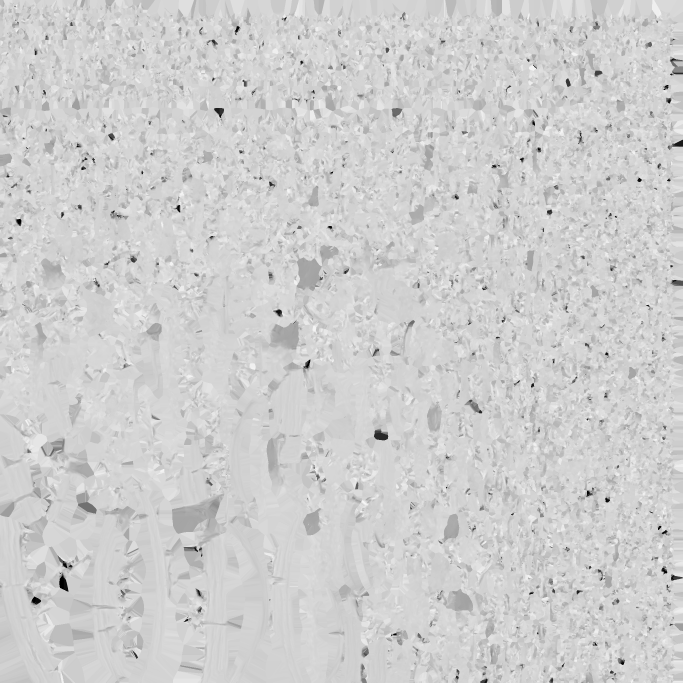
#> input picture PLOT FLAG SYSTEM/Extracted_Props/Pearl Basket - Low poly textured/roughness.png, 2048 x 2048 px, found by its file name (shown at 1/3 size); the run also reads 1 picture not shown here
$ python create_pearl_basket_mixmap.py
#> lines starting #> are read from the running program, lines starting #| are printed output that depends on the picture
"""
Create a MixMap texture for Pearl Basket prop matching Endstar's format.

MixMap Channel Layout (from Anachronists_Treasure analysis):
  R = Metallic
  G = AO (Ambient Occlusion) - Pearl Basket doesn't have AO, use white (255)
  B = Unused (constant white 255)
  A = Smoothness (inverted Roughness)
"""
from PIL import Image
import numpy as np
import os

# Input paths (Pearl Basket textures)
input_dir = r"D:\Endstar Plot Flag\PLOT FLAG SYSTEM\Extracted_Props\Pearl Basket - Low poly textured"
metallic_path = os.path.join(input_dir, "metallic.png")
roughness_path = os.path.join(input_dir, "roughness.png")

# Also copy to Unity project
unity_textures_dir = r"D:\Unity_Workshop\Endstar Custom Shader\Assets\CustomProps\Textures"

# Output path
output_path = os.path.join(input_dir, "PearlBasket_Mix.png")
unity_output_path = os.path.join(unity_textures_dir, "PearlBasket_Mix.png")

print("=== Creating Pearl Basket MixMap ===")
print()

# Load metallic texture
if os.path.exists(metallic_path):
    metallic_img = Image.open(metallic_path).convert('L')  # Grayscale
    print(f"Loaded Metallic: {metallic_path}")
    print(f"  Size: {metallic_img.size}")
#|   Size: (2048, 2048)
else:
    print(f"WARNING: Metallic texture not found: {metallic_path}")
    metallic_img = None

# Load roughness texture
if os.path.exists(roughness_path):
    roughness_img = Image.open(roughness_path).convert('L')  # Grayscale
#> roughness_img is the input picture: PIL image 2048x2048 L; min 0, max 252, mean 206.6
    print(f"Loaded Roughness: {roughness_path}")
    print(f"  Size: {roughness_img.size}")
#|   Size: (2048, 2048)
else:
    print(f"WARNING: Roughness texture not found: {roughness_path}")
    roughness_img = None

# Determine output size (use metallic or roughness size)
if metallic_img:
    size = metallic_img.size
#> size = (2048, 2048)
elif roughness_img:
    size = roughness_img.size
else:
    print("ERROR: No input textures found!")
    exit(1)

print(f"\nOutput size: {size}")
#| Output size: (2048, 2048)

# Resize images if needed
if metallic_img and metallic_img.size != size:
    metallic_img = metallic_img.resize(size, Image.LANCZOS)
if roughness_img and roughness_img.size != size:
    roughness_img = roughness_img.resize(size, Image.LANCZOS)

# Convert to numpy arrays
metallic_arr = np.array(metallic_img) if metallic_img else np.zeros(size[::-1], dtype=np.uint8)
roughness_arr = np.array(roughness_img) if roughness_img else np.full(size[::-1], 128, dtype=np.uint8)

# Create channels
print("\nCreating channels:")

# R = Metallic (direct copy)
r_channel = metallic_arr
print(f"  R (Metallic): min={r_channel.min()}, max={r_channel.max()}, mean={r_channel.mean():.1f}")
#|   R (Metallic): min=0, max=40, mean=0.5

# G = AO (we don't have AO, use white = 255 = no occlusion)
# Could generate simple AO from mesh but for now use constant
g_channel = np.full(size[::-1], 255, dtype=np.uint8)
print(f"  G (AO): constant 255 (no occlusion)")

# B = Unused (constant white 255)
b_channel = np.full(size[::-1], 255, dtype=np.uint8)
print(f"  B (Unused): constant 255")

# A = Smoothness (inverted Roughness: smoothness = 255 - roughness)
a_channel = 255 - roughness_arr
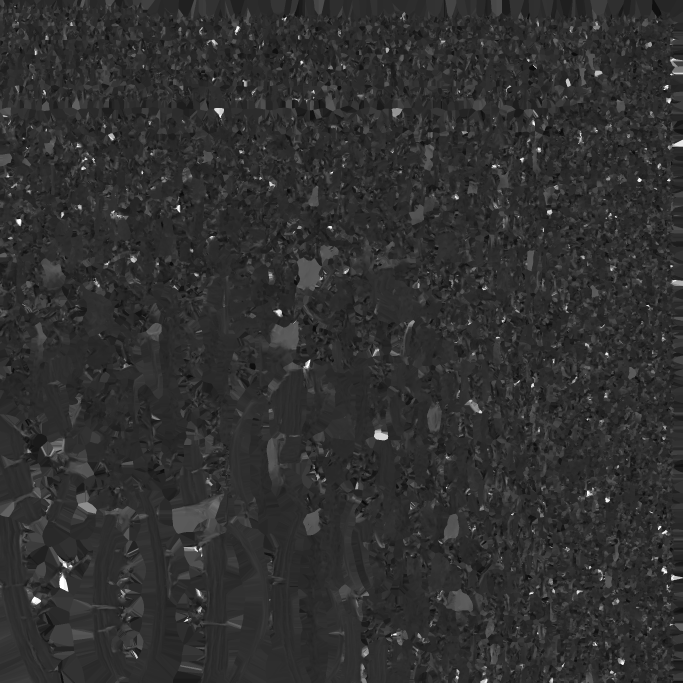
#> a_channel: shape (2048, 2048) (shown at 1/3 size); min 3, max 255, mean 48.4
print(f"  A (Smoothness): min={a_channel.min()}, max={a_channel.max()}, mean={a_channel.mean():.1f}")
#|   A (Smoothness): min=3, max=255, mean=48.4

# Stack channels into RGBA
mixmap_arr = np.stack([r_channel, g_channel, b_channel, a_channel], axis=2)
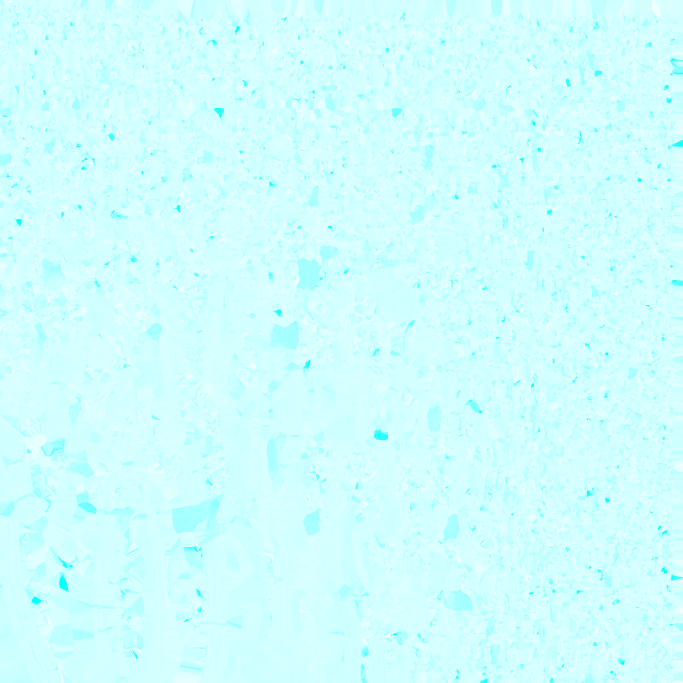
#> mixmap_arr: shape (2048, 2048, 4) (shown at 1/3 size); mean of channels 0, 1, 2, 3 0.5, 255, 255, 48.4; transparent parts drawn white

# Create image
mixmap_img = Image.fromarray(mixmap_arr, mode='RGBA')

# Save
mixmap_img.save(output_path)
print(f"\n=== OUTPUT ===")
print(f"Saved: {output_path}")

# Also save to Unity project
os.makedirs(unity_textures_dir, exist_ok=True)
mixmap_img.save(unity_output_path)
print(f"Saved: {unity_output_path}")

# Summary
print(f"\n=== SUMMARY ===")
print(f"MixMap created with channels:")
print(f"  R = Metallic (from metallic.png)")
print(f"  G = AO (constant 255, no occlusion)")
print(f"  B = Unused (constant 255)")
print(f"  A = Smoothness (inverted roughness.png)")
print(f"\nSize: {size[0]}x{size[1]}")
#| Size: 2048x2048
print(f"Output format: RGBA PNG")
